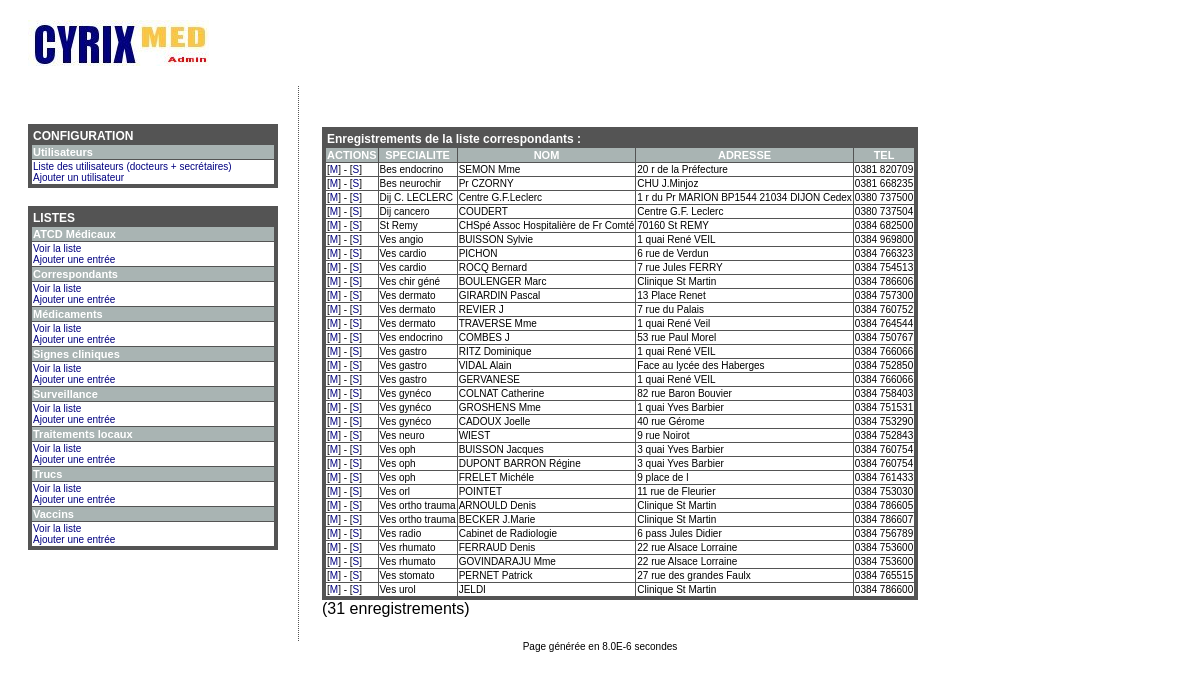
Page /admin/listes.php?liste=correspondants (signed in) on the committed database.
### tables this page shows
CREATE TABLE `idoc_liste_correspondants` (
  `id` mediumint(6) NOT NULL auto_increment,
  `specialite` varchar(50) NOT NULL default '',
  `nom` varchar(255) NOT NULL default '',
  `adresse` varchar(255) NOT NULL default '',
  `tel` varchar(255) NOT NULL default '',
  PRIMARY KEY  (`id`)
) TYPE=MyISAM PACK_KEYS=1 AUTO_INCREMENT=33;

### admin/listes.php (the view, shortened to what this page needs)
<?php
include_once "header.inc.php";
if (isset($_GET["q"])) { $q=$_GET["q"]; } elseif(isset($_POST["q"])) { $q=$_POST["q"]; } else { $q=""; }
	$champs=array(
		"atcd_medicaux"=>array("atcd","precisions"),
		"correspondants"=>array("specialite","nom","adresse","tel"),
		"medicaments"=>array("nom","posologie","indications"),
		"signes_cliniques"=>array("nom","commentaire"),
		"surveillance"=>array("examen","commentaire"),
		"traitements_locaux"=>array("nom","posologie","indications"),
		"trucs"=>array("truc","explication"),
		"vaccins"=>array("nom","quantite","renseignements")
	);
if (!isset($_GET["liste"])) {
	echo "<p class=\"erreur\">Erreur ! La page n'a pas été appelée avec les bons paramètres.</p>";
} else {
	$liste=$_GET["liste"];
	$table_liste="idoc_liste_"."$liste"."";
	switch($q) {
				?>
		<?php
		default:
		$ordre=$champs["$liste"]["0"];
		$select=mysql_query("select * from $table_liste order by $ordre ASC");
		$nb_enregistrements=mysql_num_rows($select);
		?>
		<table border="0" class="adminTable" cellspacing="1">
			<tr><td colspan="<?=(sizeof($champs[$liste])+1)?>">Enregistrements de la liste <?=$liste?> :</td></tr>
			<tr align="center"><td class="adminHeader">ACTIONS</td>
			<?php
			$nb_champs=sizeof($champs["$liste"]);
			while(list($k,$nom_champ)=each($champs["$liste"])) {
				$nom_champ_maj=strtoupper($nom_champ);
				echo "<td class=\"adminHeader\">$nom_champ_maj</td>";
			}
			?>
			</tr>
		<?php
		while ($res=mysql_fetch_array($select)) {
			echo "<tr><td class=\"adminTD\">[<a href=\"".$_SERVER["PHP_SELF"]."?liste=$liste&q=Modifier&id=$res[id]\">M</a>] - [<a href=\"javascript:confirmation('".$_SERVER["PHP_SELF"]."?liste=$liste&q=Supprimer&id=$res[id]');\">S</a>]</td>";
			$i=0;
			while($i<$nb_champs) {
				$nom_champ=$champs["$liste"]["$i"];
				echo "<td class=\"adminTD\">".$res["$nom_champ"]."</td>";
				$i++;
			}
			echo "</tr>";
		}
		?>
		</table>
		(<?=$nb_enregistrements?> enregistrements)
		<?php
		break;
	}
}
include_once "footer.inc.php";
?>

### admin/header.inc.php (shortened to what this page needs)
<?php
$temps_debut=microtime();
?>
<!DOCTYPE HTML PUBLIC "-//W3C//DTD HTML 4.01 Transitional//EN">
<html>
<head>
<link href="style.css" rel="stylesheet" type="text/css">
</head>
<body bgcolor="white">
<div style="margin:20px;"><img src="design/admin.jpg"></div>
<table border="0" cellspacing="0" cellpadding="0" width="100%" align="center">
<tr>
<td valign="top" width="250" style="border-right:1px #545454 dotted;padding:20px">
<br />
	<table border="0" cellspacing="1" class="adminTable">
		<tr><td>CONFIGURATION</td></tr>
		<tr><td class="adminHeader">Utilisateurs</td></tr>
		<tr><td class="adminTD">
		<a href="docteurs.php?table=docteurs">Liste des utilisateurs (docteurs + secrétaires)</a><br />
		<a href="docteurs.php?table=docteurs&q=Ajouter">Ajouter un utilisateur</a>
		</td></tr>
	</table>
	<br />
	<table border="0" cellspacing="1" class="adminTable">
		<tr><td>LISTES</td></tr>
		<tr><td class="adminHeader">ATCD Médicaux</td></tr>
		<tr><td class="adminTD">
		<a href="listes.php?liste=atcd_medicaux">Voir la liste</a><br />
		<a href="listes.php?liste=atcd_medicaux&q=Ajouter">Ajouter une entrée</a>
		</td></tr>
		<tr><td class="adminHeader">Correspondants</td></tr>
		<tr><td class="adminTD">
		<a href="listes.php?liste=correspondants">Voir la liste</a><br />
		<a href="listes.php?liste=correspondants&q=Ajouter">Ajouter une entrée</a>
		</td></tr>
		<tr><td class="adminHeader">Médicaments</td></tr>
		<tr><td class="adminTD">
		<a href="listes.php?liste=medicaments">Voir la liste</a><br />
		<a href="listes.php?liste=medicaments&q=Ajouter">Ajouter une entrée</a>
		</td></tr>
		<tr><td class="adminHeader">Signes cliniques</td></tr>
		<tr><td class="adminTD">
		<a href="listes.php?liste=signes_cliniques">Voir la liste</a><br />
		<a href="listes.php?liste=signes_cliniques&q=Ajouter">Ajouter une entrée</a>
		</td></tr>
		<tr><td class="adminHeader">Surveillance</td></tr>
		<tr><td class="adminTD">
		<a href="listes.php?liste=surveillance">Voir la liste</a><br />
		<a href="listes.php?liste=surveillance&q=Ajouter">Ajouter une entrée</a>
		</td></tr>
		<tr><td class="adminHeader">Traitements locaux</td></tr>
		<tr><td class="adminTD">
		<a href="listes.php?liste=traitements_locaux">Voir la liste</a><br />
		<a href="listes.php?liste=traitements_locaux&q=Ajouter">Ajouter une entrée</a>
		</td></tr>
		<tr><td class="adminHeader">Trucs</td></tr>
		<tr><td class="adminTD">
		<a href="listes.php?liste=trucs">Voir la liste</a><br />
		<a href="listes.php?liste=trucs&q=Ajouter">Ajouter une entrée</a>
		</td></tr>
		<tr><td class="adminHeader">Vaccins</td></tr>
		<tr><td class="adminTD">
		<a href="listes.php?liste=vaccins">Voir la liste</a><br />
		<a href="listes.php?liste=vaccins&q=Ajouter">Ajouter une entrée</a>
		</td></tr>
	</table>
	<br />
</td>
<td valign="top">
<br>
	<table border="0" style="margin:20px;">
		<tr><td valign="top">

### admin/footer.inc.php (shortened to what this page needs)
			</td></tr>
		</table>
</td>
</tr>
</table>
<div style="text-align:center;font-style:Verdana;font-size:10px">
<?
$temps_fin=microtime();
$temps_chargement=$temps_fin-$temps_debut;
echo "Page générée en $temps_chargement secondes<br>";
?>
</div>
</body></html>

### admin/style.css (style rules this page uses)
A { text-decoration:none; color:navy; }
body { background-color : white; font-size:10px; font-family: Verdana, Arial, Helvetica; }
.adminTable { background-color: #545454; color: white;border:0;width:100%;padding:3;font-weight:bold;font-size:12px;font-family: Verdana, Arial, Helvetica; }
.adminHeader { font-size: 11px; font-weight:bold;color:white;background-color:#A9B4B3; }
.adminTD { background-color:white;color:black;font-size:10px;font-weight:normal; }

### rows in the picture
idoc_liste_correspondants: specialite "Bes endocrino", nom "SEMON Mme", adresse "20 r de la Préfecture", tel "0381 820709"
idoc_liste_correspondants: specialite "Bes neurochir", nom "Pr CZORNY", adresse "CHU J.Minjoz", tel "0381 668235"
idoc_liste_correspondants: specialite "Dij C. LECLERC", nom "Centre G.F.Leclerc", adresse "1 r du Pr MARION BP1544 21034 DIJON Cedex", tel "0380 737500"
idoc_liste_correspondants: specialite "Dij cancero", nom "COUDERT", adresse "Centre G.F. Leclerc", tel "0380 737504"
idoc_liste_correspondants: specialite "St Remy", nom "CHSpé Assoc Hospitalière de Fr Comté", adresse "70160 St REMY", tel "0384 682500"
idoc_liste_correspondants: specialite "Ves angio", nom "BUISSON Sylvie", adresse "1 quai René VEIL", tel "0384 969800"
idoc_liste_correspondants: specialite "Ves cardio", nom "PICHON", adresse "6 rue de Verdun", tel "0384 766323"
idoc_liste_correspondants: specialite "Ves cardio", nom "ROCQ Bernard", adresse "7 rue Jules FERRY", tel "0384 754513"
idoc_liste_correspondants: specialite "Ves chir géné", nom "BOULENGER Marc", adresse "Clinique St Martin", tel "0384 786606"
idoc_liste_correspondants: specialite "Ves dermato", nom "GIRARDIN Pascal", adresse "13 Place Renet", tel "0384 757300"
idoc_liste_correspondants: specialite "Ves dermato", nom "REVIER J", adresse "7 rue du Palais", tel "0384 760752"
idoc_liste_correspondants: specialite "Ves dermato", nom "TRAVERSE Mme", adresse "1 quai René Veil", tel "0384 764544"
idoc_liste_correspondants: specialite "Ves endocrino", nom "COMBES J", adresse "53 rue Paul Morel", tel "0384 750767"
idoc_liste_correspondants: specialite "Ves gastro", nom "RITZ Dominique", adresse "1 quai René VEIL", tel "0384 766066"
idoc_liste_correspondants: specialite "Ves gastro", nom "VIDAL Alain", adresse "Face au lycée des Haberges", tel "0384 752850"
idoc_liste_correspondants: specialite "Ves gastro", nom "GERVANESE", adresse "1 quai René VEIL", tel "0384 766066"
idoc_liste_correspondants: specialite "Ves gynéco", nom "COLNAT Catherine", adresse "82 rue Baron Bouvier", tel "0384 758403"
idoc_liste_correspondants: specialite "Ves gynéco", nom "GROSHENS Mme", adresse "1 quai Yves Barbier", tel "0384 751531"
idoc_liste_correspondants: specialite "Ves gynéco", nom "CADOUX Joelle", adresse "40 rue Gérome", tel "0384 753290"
idoc_liste_correspondants: specialite "Ves neuro", nom "WIEST", adresse "9 rue Noirot", tel "0384 752843"
idoc_liste_correspondants: specialite "Ves oph", nom "BUISSON Jacques", adresse "3 quai Yves Barbier", tel "0384 760754"
idoc_liste_correspondants: specialite "Ves oph", nom "DUPONT BARRON Régine", adresse "3 quai Yves Barbier", tel "0384 760754"
idoc_liste_correspondants: specialite "Ves oph", nom "FRELET Michéle", adresse "9 place de l", tel "0384 761433"
idoc_liste_correspondants: specialite "Ves orl", nom "POINTET", adresse "11 rue de Fleurier", tel "0384 753030"
idoc_liste_correspondants: specialite "Ves ortho trauma", nom "ARNOULD Denis", adresse "Clinique St Martin", tel "0384 786605"
idoc_liste_correspondants: specialite "Ves ortho trauma", nom "BECKER J.Marie", adresse "Clinique St Martin", tel "0384 786607"
idoc_liste_correspondants: specialite "Ves radio", nom "Cabinet de Radiologie", adresse "6 pass Jules Didier", tel "0384 756789"
idoc_liste_correspondants: specialite "Ves rhumato", nom "FERRAUD Denis", adresse "22 rue Alsace Lorraine", tel "0384 753600"
idoc_liste_correspondants: specialite "Ves rhumato", nom "GOVINDARAJU Mme", adresse "22 rue Alsace Lorraine", tel "0384 753600"
idoc_liste_correspondants: specialite "Ves stomato", nom "PERNET Patrick", adresse "27 rue des grandes Faulx", tel "0384 765515"
idoc_liste_correspondants: specialite "Ves urol", nom "JELDI", adresse "Clinique St Martin", tel "0384 786600"

### other values in the picture
$liste "correspondants"
$nom_champ_maj "SPECIALITE"
$nom_champ_maj "NOM"
$nom_champ_maj "ADRESSE"
$nom_champ_maj "TEL"
$nb_enregistrements "31"
